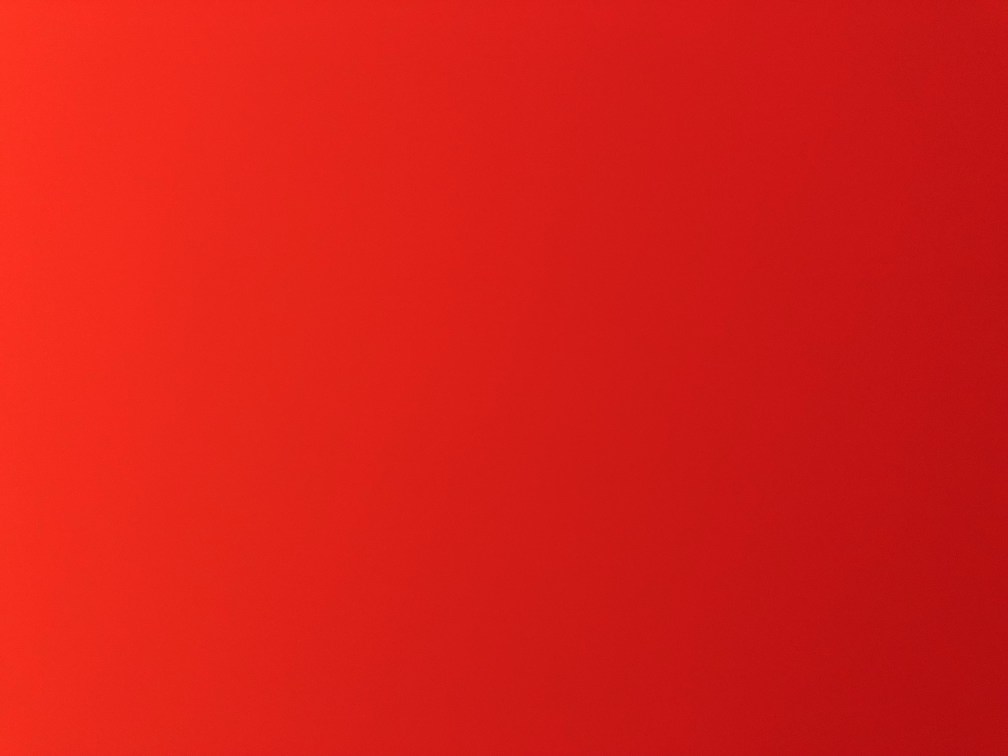
#> input picture camera_noise/1.JPG, 4032 x 3024 px (shown at 1/4 size)
$ jupyter execute --allow-errors cam_experiments.ipynb   (shell and % lines are left out)
#> lines starting #> are read from the running program, lines starting #| are printed output that depends on the picture
[cell 1]
import numpy as np

from PIL import Image
from matplotlib import pyplot as plt

[cell 2]
img = Image.open('camera_noise/1.JPG').convert('L')
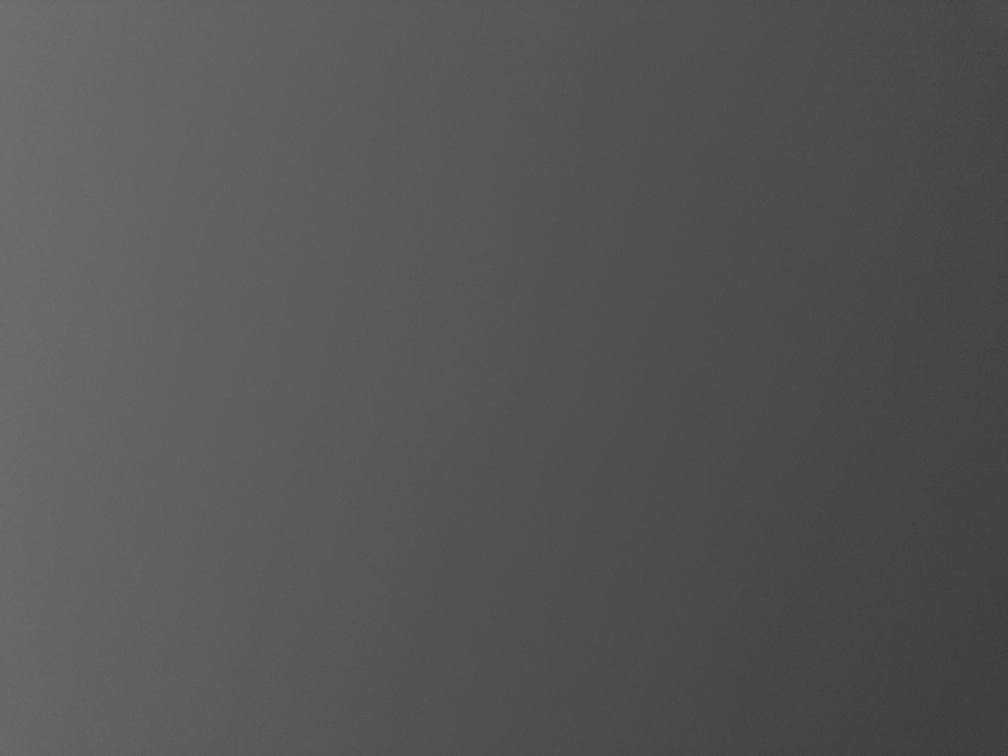
#> img: PIL image 4032x3024 L (shown at 1/4 size); min 48, max 120, mean 84.9
img = np.array(img) & 1
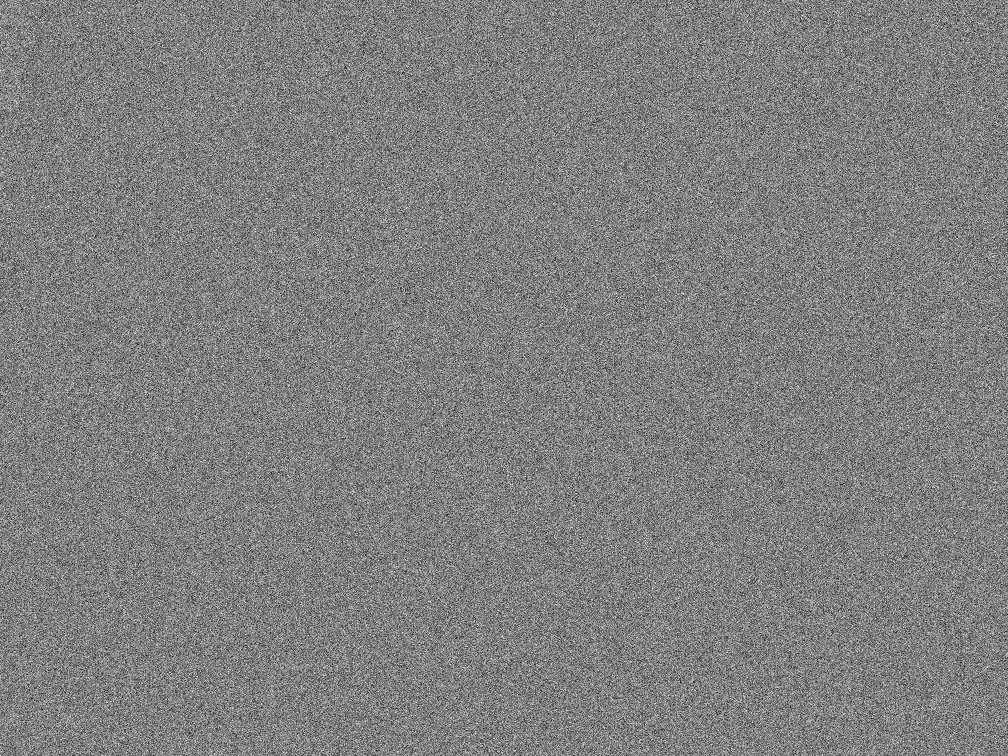
#> img: shape (3024, 4032) (shown at 1/4 size); values 0 (black) and 1 (white), 50% white in thin lines or dots

[cell 3]
plt.figure(figsize=(24, 18))
plt.imshow(img)
plt.show()

[cell 4]
def numpy_arrays_from_paths(filepaths, grayscale=False):
#> called with grayscale = True
    frames = []
    for filepath in filepaths:
        img = Image.open(filepath)
#> img is the input picture: PIL image 4032x3024 RGB; mean R, G, B 215.5, 30.2, 24.3
        if grayscale:
            img = img.convert('L')
        data = np.array(img).astype(np.uint8)
        frames.append(data)
#> pass 2 of the loop in numpy_arrays_from_paths, `for filepath in filepaths:`:
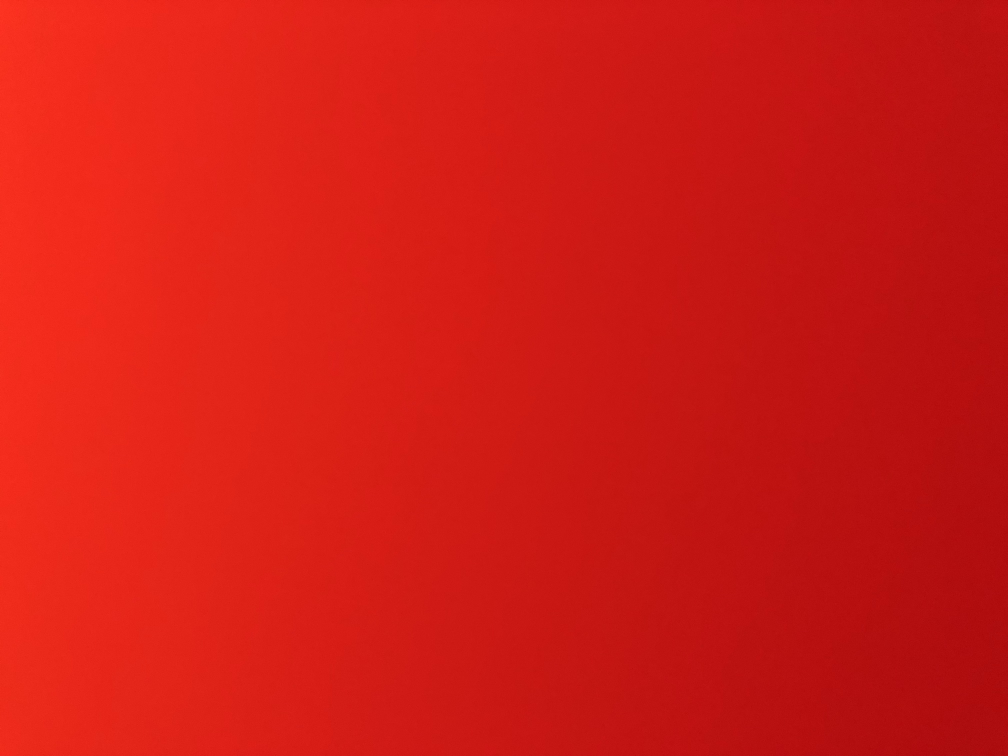
#> input picture camera_noise/2.JPG, 4032 x 3024 px (shown at 1/4 size)
#> in numpy_arrays_from_paths, img is the input picture: PIL image 4032x3024 RGB; mean R, G, B 209.5, 27.8, 21.5
#> in numpy_arrays_from_paths, `img = img.convert('L')`:
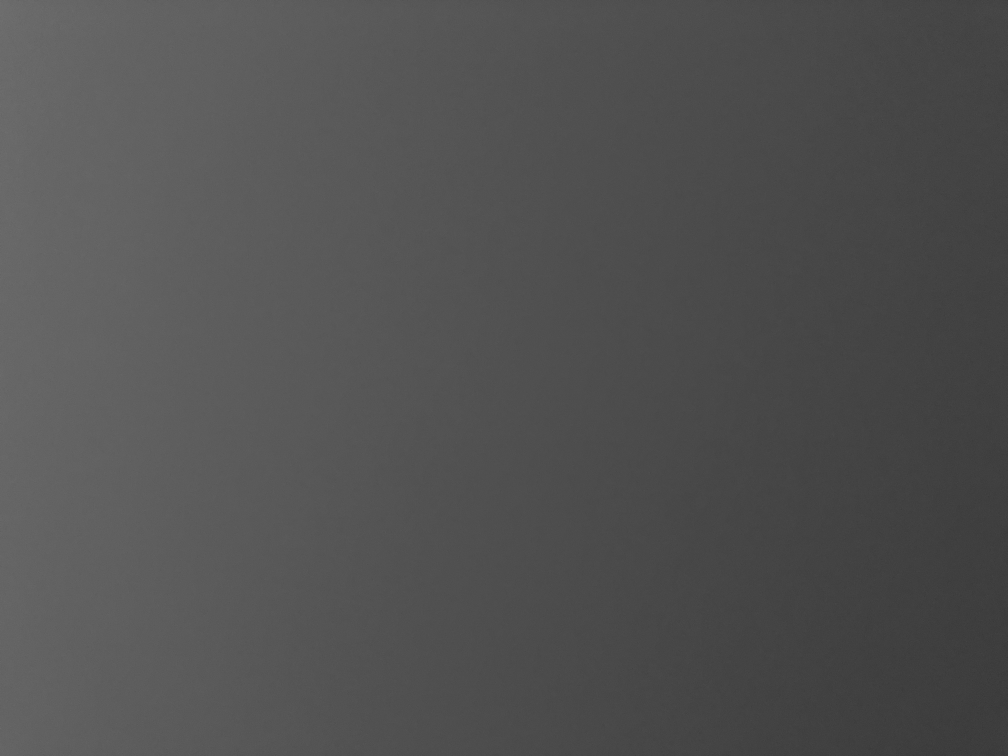
#> img: PIL image 4032x3024 L (shown at 1/4 size); min 47, max 117, mean 81.3
#> pass 3 of the loop in numpy_arrays_from_paths, `for filepath in filepaths:`:
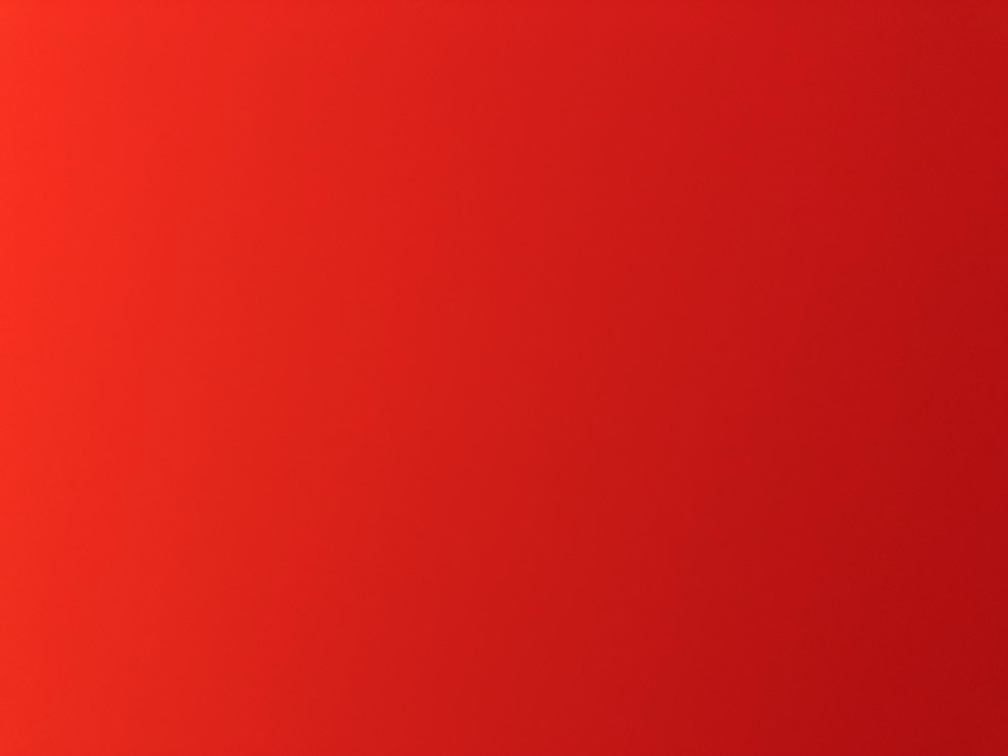
#> input picture camera_noise/3.JPG, 4032 x 3024 px (shown at 1/4 size)
#> in numpy_arrays_from_paths, img is the input picture: PIL image 4032x3024 RGB; mean R, G, B 209.4, 29.9, 24.2
#> in numpy_arrays_from_paths, `img = img.convert('L')`:
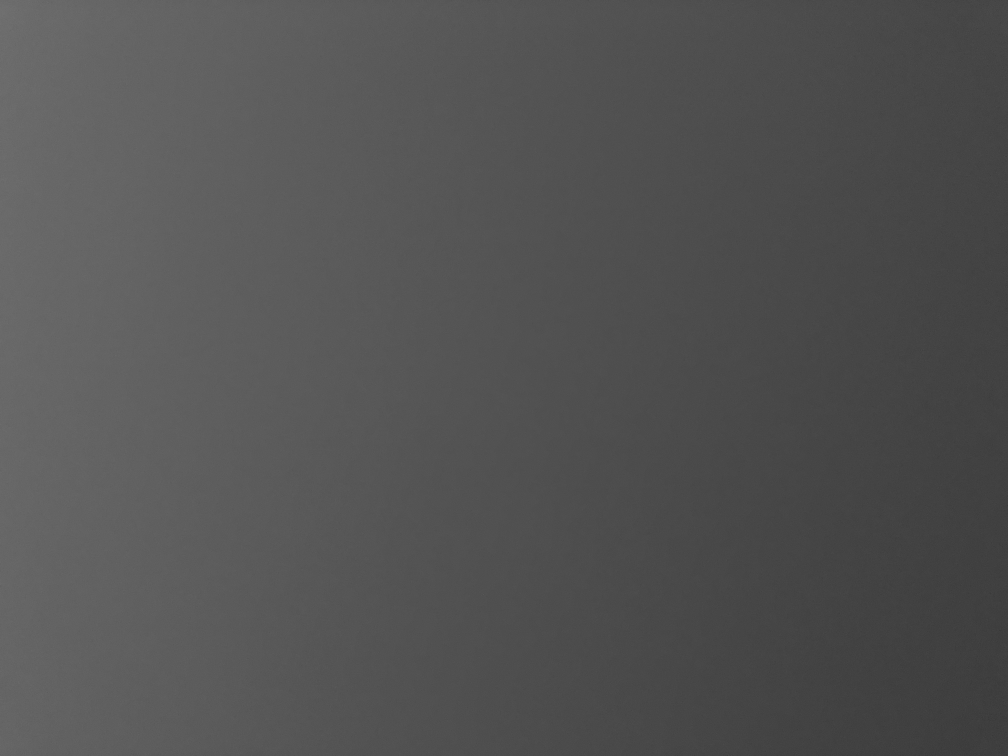
#> img: PIL image 4032x3024 L (shown at 1/4 size); min 46, max 117, mean 82.8
#> the loop made 7 passes; the first 3 are shown
    return frames

#> (a cell that did not finish here is left out)

[cell 6]
import rawpy

[cell 7]
rawpy.imread('camera_noise/1.DNG').raw_image
#> (this line was passed over: rawpy is not available in this run)
